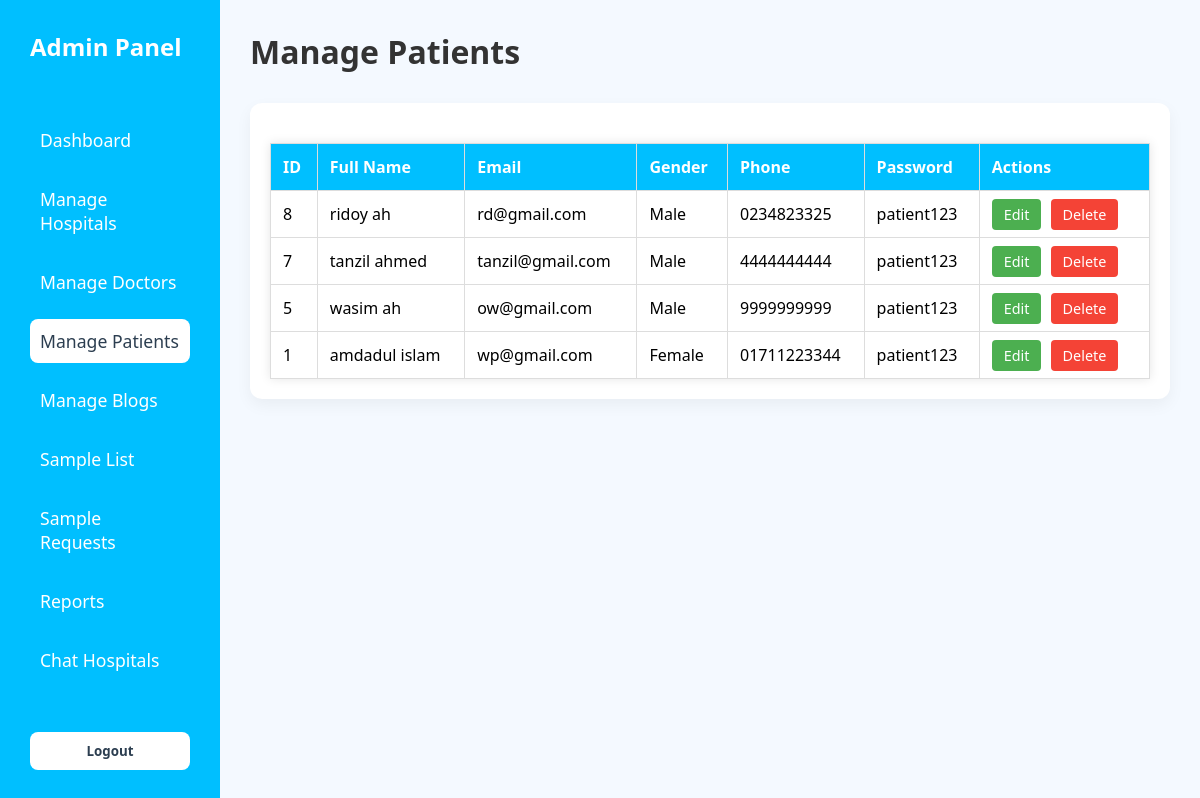
The app's page /Admin_Dashboard/managePatients.php (signed in) with its own data.
### tables this page shows
CREATE TABLE `patient_list` (
  `id` int(11) NOT NULL,
  `first_name` varchar(100) NOT NULL,
  `last_name` varchar(100) NOT NULL,
  `email` varchar(150) NOT NULL,
  `phone_no` varchar(20) NOT NULL,
  `password` varchar(255) NOT NULL,
  `gender` enum('Male','Female') NOT NULL
);

### Admin_Dashboard/managePatients.php (the view, shortened to what this page needs)
<?php
include "../Connection.php";
$query = "SELECT * FROM patient_list ORDER BY id DESC";
$result = mysqli_query($conn, $query);
$patients = [];
if ($result) {
    while ($row = mysqli_fetch_assoc($result)) {
        $patients[] = $row;
    }
}
?>
<!DOCTYPE html>
<html lang="en">
<head>
  <link rel="stylesheet" href="dashboard.css" />
  <link rel="stylesheet" href="managePatients.css" />
  <link rel="stylesheet" href="https://cdnjs.cloudflare.com/ajax/libs/font-awesome/6.5.0/css/all.min.css" />
</head>
<body>
<div class="container">
  <aside class="sidebar" style="position: fixed;
  top: 0;
  left: 0;
  width: 220px;
  height: 100vh;
  background: #00bfff;
  color: white;
  padding: 30px;
  display: flex;
  flex-direction: column;
  justify-content: space-between;">
    <div class="logo">Admin Panel</div>
    <nav>
      <ul>
        <li><a href="dashboard.php">Dashboard</a></li>
        <li><a href="manageHospital.php">Manage Hospitals</a></li>
        <li><a href="manageDoctor.php">Manage Doctors</a></li>
        <li class="active"><a href="managePatients.php">Manage Patients</a></li>
        <li><a href="manageBlogs.php">Manage Blogs</a></li>
        <li><a href="sampleList.php">Sample List</a></li>
        <li><a href="sampleRequests.php">Sample Requests</a></li>
        <li><a href="reports.php">Reports</a></li>
        <li><a href="chatHospital.php">Chat Hospitals</a></li>
      </ul>
    </nav>
    <button class="logout-btn"><a href="../logout.php">Logout</a></button>
  </aside>
  <main class="main-content" style="margin-left: 220px;
  padding: 30px;
  height: 100vh;
  overflow-y: auto;
  flex: 1;">
    <h1>Manage Patients</h1>
    <div class="table-wrapper">
      <table>
        <thead>
          <tr>
            <th>ID</th>
            <th>Full Name</th>
            <th>Email</th>
            <th>Gender</th>
            <th>Phone</th>
            <th>Password</th>
            <th>Actions</th>
          </tr>
        </thead>
        <tbody>
          <?php if (count($patients) > 0): ?>
            <?php foreach ($patients as $patient): ?>
              <tr>
                <td><?= htmlspecialchars($patient['id']) ?></td>
                <td><?= htmlspecialchars($patient['first_name'] . ' ' . $patient['last_name']) ?></td>
                <td><?= htmlspecialchars($patient['email']) ?></td>
                <td><?= htmlspecialchars($patient['gender']) ?></td>
                <td><?= htmlspecialchars($patient['phone_no']) ?></td>
                <td><?= htmlspecialchars($patient['password']) ?></td>
                <td>
                  <a href="edit/editPatient.php?id=<?= $patient['id'] ?>" class="edit-btn">Edit</a>
                  <a href="delete/deletePatient.php?id=<?= $patient['id'] ?>" class="delete-btn" onclick="return confirm('Are you sure to delete this patient?')">Delete</a>
                </td>
              </tr>
            <?php endforeach; ?>
          <?php else: ?>
            <tr><td colspan="7">No patients found.</td></tr>
          <?php endif; ?>
        </tbody>
      </table>
    </div>
  </main>
</div>
</body>
</html>

### Admin_Dashboard/dashboard.css (style rules this page uses)
* { box-sizing: border-box; margin: 0; padding: 0; font-family: 'Segoe UI', sans-serif; }
body { display: flex; min-height: 100vh; background: #f4f9ff; }
.container { display: flex; width: 100%; }
.sidebar { width: 220px; background: #00c6ff; color: white; padding: 30px; display: flex; flex-direction: column; justify-content: space-between; }
.sidebar .logo { font-size: 1.5rem; font-weight: bold; margin-bottom: 40px; }
.sidebar nav ul { list-style: none; }
.sidebar nav ul li { margin-bottom: 15px; }
.sidebar nav ul li a { color: white; text-decoration: none; font-size: 1.1rem; display: block; padding: 10px; border-radius: 8px; }
.sidebar nav ul li.active a, .sidebar nav ul li a:hover { background-color: white; color: #2c3e50; }
.logout-btn { background: white; color: #2c3e50; border: none; padding: 10px; border-radius: 8px; cursor: pointer; font-weight: bold; text-align: center; margin-top: 20px; }
.logout-btn a { text-decoration: none; color: #2c3e50; }
.main-content { flex: 1; padding: 30px; }
.main-content h1 { margin-bottom: 30px; color: #333; }

### Admin_Dashboard/managePatients.css (style rules this page uses)
.table-wrapper { background-color: #fff; border-radius: 12px; box-shadow: 0 6px 16px rgba(0, 0, 0, 0.05); padding: 20px; overflow-x: auto; }
table { width: 100%; border-collapse: collapse; text-align: left; }
thead { background-color: #f1f1f1; }
thead th, tbody td { padding: 12px 15px; border-bottom: 1px solid #e0e0e0; }
.edit-btn, .delete-btn { padding: 6px 12px; border-radius: 6px; color: white; text-decoration: none; margin-right: 8px; font-size: 0.9rem; }
.edit-btn { background-color: #2980b9; }
.delete-btn { background-color: #e74c3c; }

### Admin_Dashboard/managePatients.php (style rules this page uses)
table { width: 100%; border-collapse: collapse; margin-top: 20px; background-color: #fff; box-shadow: 0 0 10px rgba(0, 0, 0, 0.1); }
table th, table td { padding: 12px; border: 1px solid #ddd; text-align: left; }
table th { background-color: #00bfff; color: white; }
.edit-btn, .delete-btn { text-decoration: none; padding: 6px 12px; border-radius: 4px; font-size: 0.9rem; margin-right: 5px; }
.edit-btn { background-color: #4CAF50; color: white; }
.delete-btn { background-color: #f44336; color: white; }

### records on screen
patient_list: id "8", first_name+last_name "ridoy ah", email "rd@gmail.com", gender "Male", phone_no "0234823325", password "patient123"
patient_list: id "7", first_name+last_name "tanzil ahmed", email "tanzil@gmail.com", gender "Male", phone_no "4444444444", password "patient123"
patient_list: id "5", first_name+last_name "wasim ah", email "ow@gmail.com", gender "Male", phone_no "9999999999", password "patient123"
patient_list: id "1", first_name+last_name "amdadul islam", email "wp@gmail.com", gender "Female", phone_no "01711223344", password "patient123"
